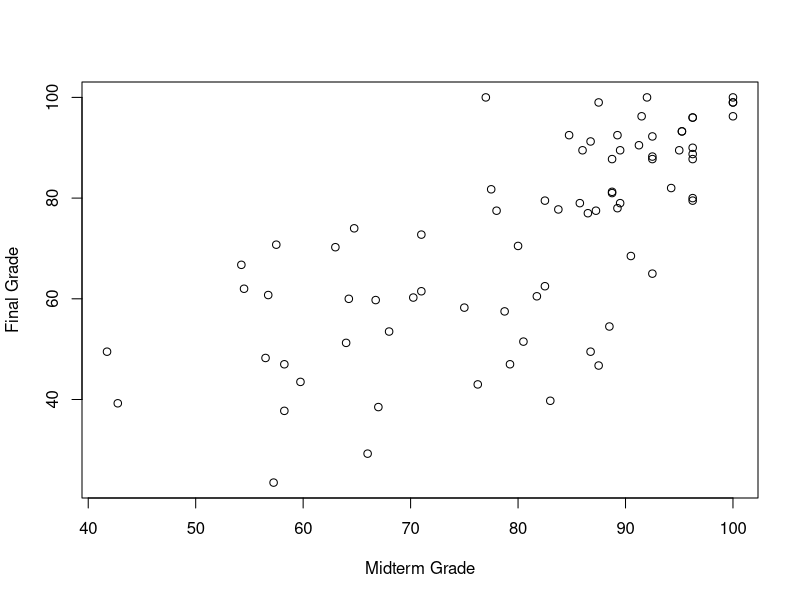
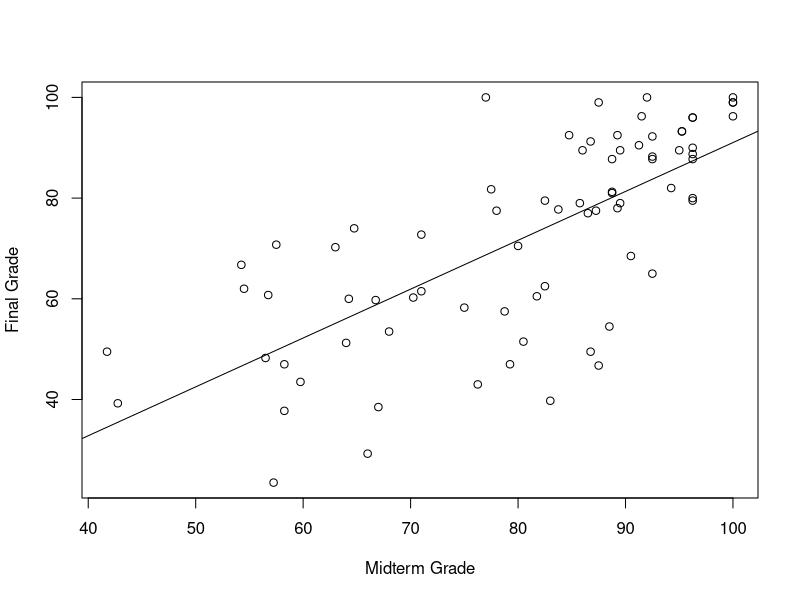

Here is the R script that generated these plots, in order:
## ---- chunk 1
d <- read.csv('grades.csv')

plot(d$midterm, d$final,
     xlab = 'Midterm Grade',
     ylab = 'Final Grade')
## ---- chunk 2
#| echo: FALSE
m <- lm(final ~ midterm, data = d)

plot(d$midterm, d$final,
     xlab = 'Midterm Grade',
     ylab = 'Final Grade')

abline(a = m$coefficients['(Intercept)'],
       b = m$coefficients['midterm'])

